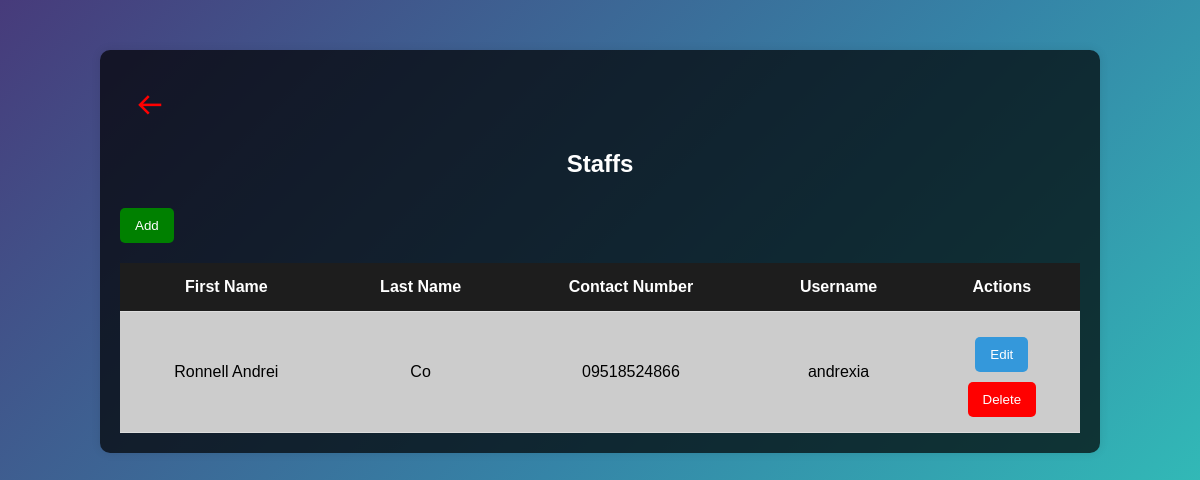
Before: /staff.php with the older database file.
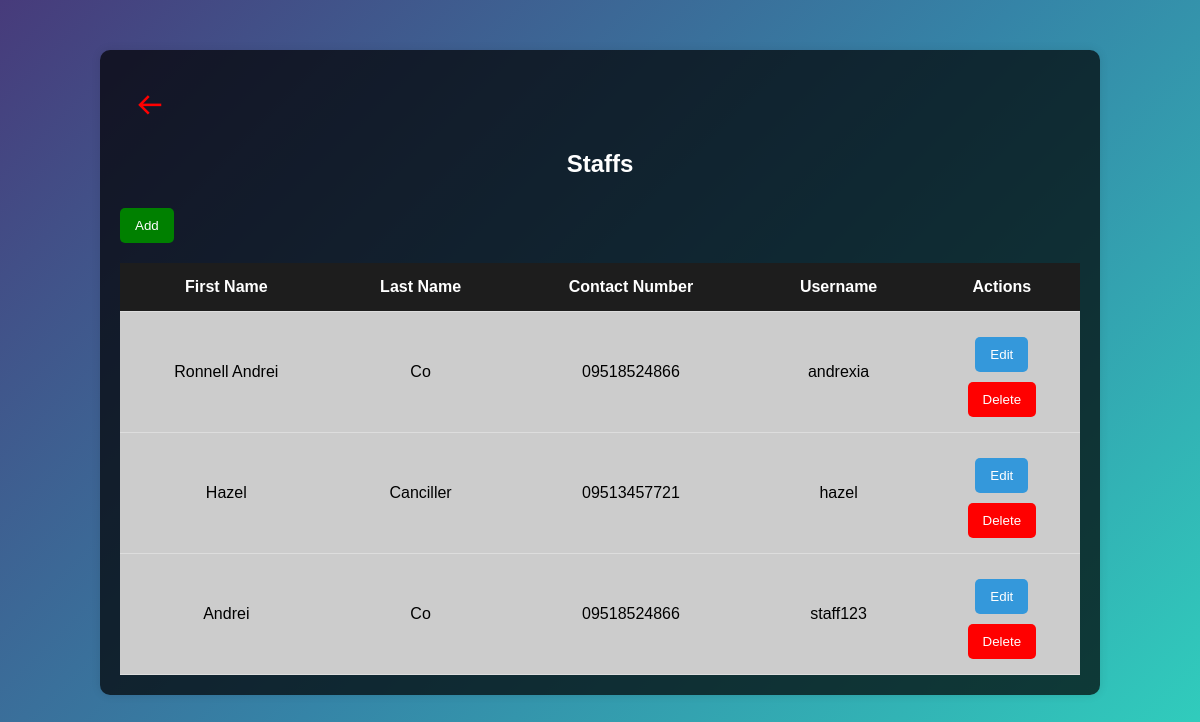
After: the same page with the newer database file.
### tables this page shows
CREATE TABLE `staff` (
  `staff_id` int(11) NOT NULL,
  `firstname` varchar(50) NOT NULL,
  `lastname` varchar(50) NOT NULL,
  `contact_no` varchar(50) NOT NULL,
  `password` varchar(255) NOT NULL,
  `username` varchar(50) NOT NULL,
  `created_at` timestamp NOT NULL DEFAULT current_timestamp(),
  `updated_at` timestamp NOT NULL DEFAULT current_timestamp() ON UPDATE current_timestamp()
);

### function/functions.php (called while the page is built, shortened)
<?php
function getDatabaseConnection(){
    $host = 'localhost';
    $dbname = 'inventorysystem';
    $user = 'root';
    $password = '';
    $dsn = "mysql:dbname=$dbname;host=$host";
    try{
        $conn = new PDO($dsn, $user, $password);
        return $conn;
    }
    catch (PDOException $e)
    {
        echo 'Connection Failed!: ' . $e->getMessage();
    }
}
function GetStaff(){
    $conn = getDatabaseConnection();
    $stmt = $conn->prepare("SELECT * FROM staff");
    $stmt->execute();
    $result = $stmt->fetchAll(PDO::FETCH_ASSOC);
    return $result;
}
?>

### staff.php (the view, shortened to what this page needs)
<?php
require_once('function/functions.php');
$staffs = GetStaff();
?>
<!DOCTYPE html>
<html lang="en">
<head>
    <link rel="stylesheet" href="css/table.css">
    <link href='https://unpkg.com/boxicons@2.0.7/css/boxicons.min.css' rel='stylesheet'>
</head>
<body>
    <div class="center">
        <a href="admin_dashboard.php">
            <button type="submit" style="font-size: 30px; color: red; background-color: transparent;" class='bx bx-arrow-back' id="log_out"></button>
        </a>
        <h2>Staffs</h2>
        <?php if (empty($staffs)) : ?>
            <p>Empty. click <button type="button" class="add-btn" onclick="openAddModal('addModal')">Add</button> to add staff! </p>
        <?php else : ?>
            <table>
                <thead>
                    <button type="button" class="add-btn" onclick="openAddModal('addModal')">Add</button>
                    <tr>
                        <th>First Name</th>
                        <th>Last Name</th>
                        <th>Contact Number</th>
                        <th>Username</th>
                        <th>Actions</th>
                    </tr>
                </thead>
                <tbody>
                    <?php foreach ($staffs as $staff) : ?>
                        <tr>
                            <td><?= $staff['firstname']; ?></td>
                            <td><?= $staff['lastname']; ?></td>
                            <td><?= $staff['contact_no']; ?></td>
                            <td><?= $staff['username']; ?></td>
                            <td>
                                <button type="button" class="edit-btn" onclick="openEditModal(
    <?= $staff['staff_id']; ?>,
    '<?= $staff['firstname']; ?>',
    '<?= $staff['lastname']; ?>',
    '<?= $staff['contact_no']; ?>',
    '<?= $staff['username']; ?>',
    '<?= $staff['password']; ?>'
)">Edit</button>
                                <form action="<?php echo htmlspecialchars($_SERVER['PHP_SELF']); ?>" method="POST">
                                    <button type="submit" name="Delete" class="delete-btn">Delete</button>
                                </form>
                            </td>
                        </tr>
                    <?php endforeach; ?>
                </tbody>
            </table>
        <?php endif; ?>
    </div>
</body>
</html>

Changed rows visible on the page:
added staff: firstname "Hazel", lastname "Canciller", contact_no "09513457721", username "hazel"
added staff: firstname "Andrei", lastname "Co", contact_no "09518524866", username "staff123"
